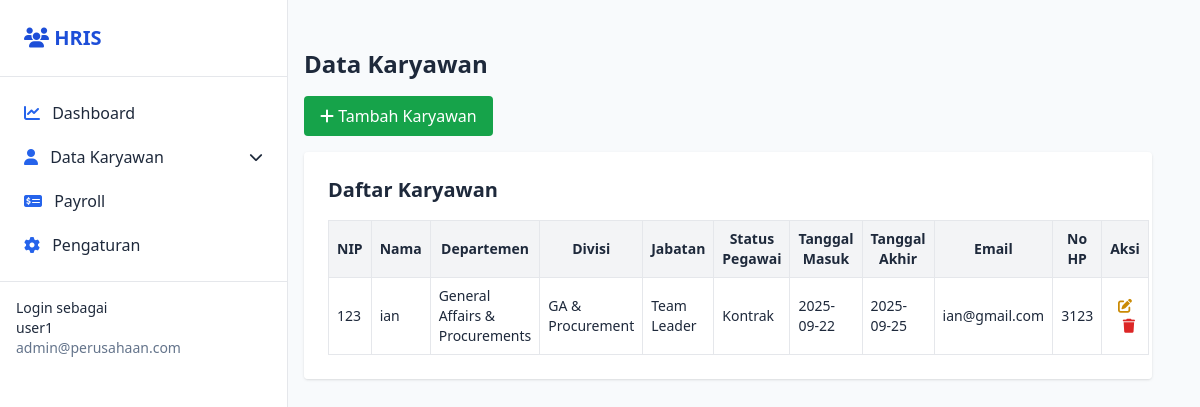
The page /resource/views/karyawan_list.php (signed in) on the database its author committed.
### tables this page shows
CREATE TABLE `karyawan` (
  `id` int(11) NOT NULL,
  `no_spk` varchar(50) NOT NULL,
  `nama` varchar(150) NOT NULL,
  `nip` varchar(50) NOT NULL,
  `departemen_id` int(11) NOT NULL,
  `divisi_id` int(11) DEFAULT NULL,
  `jabatan` enum('Direksi','Team Leader','Senior Staff','Staff','Junior Staff') NOT NULL,
  `status_pegawai` enum('Tetap','Kontrak','Probation','Freelance','Resign') NOT NULL,
  `tanggal_awal` date NOT NULL,
  `tanggal_akhir` date NOT NULL,
  `sisa_hari_spk` int(11) DEFAULT NULL,
  `nik` varchar(50) NOT NULL,
  `tempat_lahir` varchar(100) NOT NULL,
  `tanggal_lahir` date NOT NULL,
  `alamat` text NOT NULL,
  `agama` enum('Islam','Kristen','Katolik','Budha','Hindu','Konghuchu','Aliran kepercayaan lainnya') NOT NULL,
  `status_kawin` enum('Menikah','Belum Menikah') NOT NULL,
  `kontak` varchar(50) DEFAULT NULL,
  `kontak_darurat` varchar(50) DEFAULT NULL,
  `email` varchar(100) DEFAULT NULL,
  `note` text DEFAULT NULL,
  `created_at` timestamp NOT NULL DEFAULT current_timestamp()
);

CREATE TABLE `departemen` (
  `id` int(11) NOT NULL,
  `nama_departemen` varchar(150) NOT NULL
);

CREATE TABLE `divisi` (
  `id` int(11) NOT NULL,
  `departemen_id` int(11) NOT NULL,
  `nama_divisi` varchar(150) NOT NULL
);

### Controllers/karyawanController.php (called while the page is built, shortened)
<?php
class KaryawanController {
    private $conn;
    public function __construct($conn) {
        $this->conn = $conn;
    }
    public function getAll() {
        $sql = "SELECT k.*, d.nama_departemen, v.nama_divisi
                FROM karyawan k
                LEFT JOIN departemen d ON k.departemen_id = d.id
                LEFT JOIN divisi v ON k.divisi_id = v.id
                ORDER BY k.created_at DESC";
        $stmt = $this->conn->prepare($sql);
        $stmt->execute();
        return $stmt->fetchAll(PDO::FETCH_ASSOC);
    }
}

### resource/views/karyawan_list.php (the view, shortened to what this page needs)
<?php
include __DIR__ . "/../../database/db.php";
include __DIR__ . "/../../controllers/KaryawanController.php";
$controller = new KaryawanController($conn);
$karyawanList = $controller->getAll();
?>
<!DOCTYPE html>
<html lang="id">
<head>
  <script src="https://cdn.tailwindcss.com"></script>
  <link rel="stylesheet" href="https://cdnjs.cloudflare.com/ajax/libs/font-awesome/6.5.0/css/all.min.css">
</head>
<body class="bg-slate-50 text-slate-800">
<?php include __DIR__ . '/../template/sidebar.php'; ?>
<div class="ml-64 p-6">
<div class="container mx-auto p-6">
  <h1 class="text-2xl font-bold mb-4">Data Karyawan</h1>
  <a href="tambah_karyawan.php" class="mb-4 inline-block bg-green-600 text-white px-4 py-2 rounded hover:bg-green-700">
    <i class="fa fa-plus"></i> Tambah Karyawan
  </a>
  <div class="bg-white p-6 rounded shadow overflow-x-auto">
    <h2 class="text-xl font-bold mb-4">Daftar Karyawan</h2>
    <table class="table-auto w-full border-collapse border border-gray-200 text-sm">
      <thead>
        <tr class="bg-gray-100">
          <th class="border p-2">NIP</th>
          <th class="border p-2">Nama</th>
          <th class="border p-2">Departemen</th>
          <th class="border p-2">Divisi</th>
          <th class="border p-2">Jabatan</th>
          <th class="border p-2">Status Pegawai</th>
          <th class="border p-2">Tanggal Masuk</th>
          <th class="border p-2">Tanggal Akhir</th>
          <th class="border p-2">Email</th>
          <th class="border p-2">No HP</th>
          <th class="border p-2">Aksi</th>
        </tr>
      </thead>
      <tbody>
        <?php if (!empty($karyawanList)): ?>
          <?php foreach ($karyawanList as $k): ?>
            <tr>
              <td class="border p-2"><?= htmlspecialchars($k['nip']) ?></td>
              <td class="border p-2"><?= htmlspecialchars($k['nama']) ?></td>
              <td class="border p-2"><?= htmlspecialchars($k['nama_departemen'] ?? '-') ?></td>
              <td class="border p-2"><?= htmlspecialchars($k['nama_divisi'] ?? '-') ?></td>
              <td class="border p-2"><?= htmlspecialchars($k['jabatan'] ?? '-') ?></td>
              <td class="border p-2"><?= ucfirst($k['status_pegawai']) ?></td>
              <td class="border p-2"><?= $k['tanggal_awal'] ?></td>
              <td class="border p-2"><?= $k['tanggal_akhir'] ?? '-' ?></td>
              <td class="border p-2"><?= $k['email'] ?></td>
              <td class="border p-2"><?= $k['kontak'] ?></td>
              <td class="border p-2 text-center">
                <a href="edit_karyawan.php?id=<?= $k['id'] ?>" class="text-yellow-600"><i class="fa fa-edit"></i></a>
                <a href="karyawan_list.php?delete=<?= $k['id'] ?>" onclick="return confirm('Yakin hapus?')" class="text-red-600 ml-2"><i class="fa fa-trash"></i></a>
              </td>
            </tr>
          <?php endforeach; ?>
        <?php else: ?>
          <tr>
            <td colspan="11" class="border p-4 text-center text-gray-500">Belum ada data karyawan.</td>
          </tr>
        <?php endif; ?>
      </tbody>
    </table>
  </div>
</div>
</div>
</body>
</html>

### rows shown on the page
karyawan: nip "123", nama "ian", departemen.nama_departemen "General Affairs & Procurements", divisi.nama_divisi "GA & Procurement", jabatan "Team Leader", status_pegawai "Kontrak", tanggal_awal "2025-09-22", tanggal_akhir "2025-09-25", email "ian@gmail.com", kontak "3123"

### other values the page prints
$username "user1"
